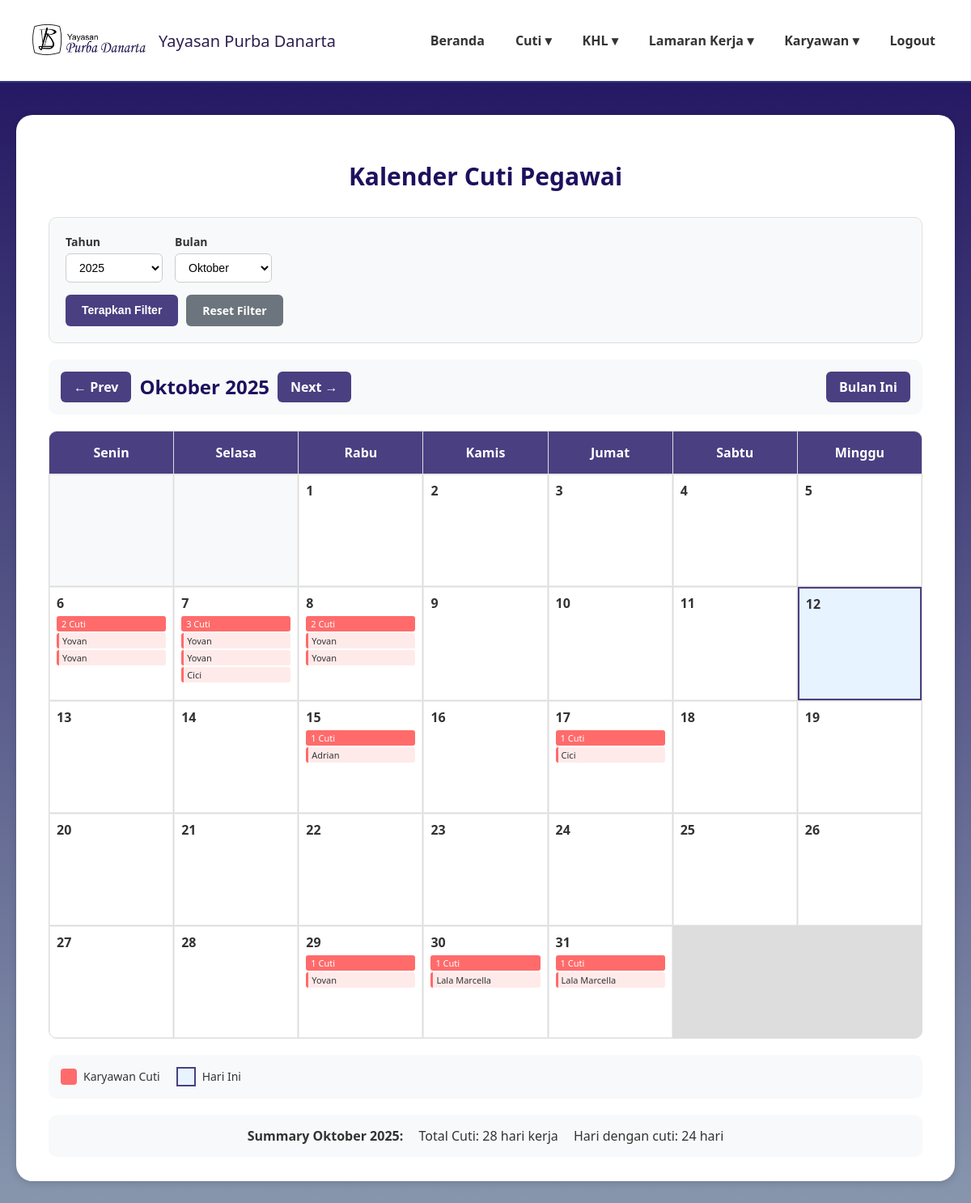
Screenshot of /kalender_cuti.php (signed in) with the database file from the repository.
### tables this page shows
CREATE TABLE `data_pengajuan_cuti` (
  `id` int(11) NOT NULL,
  `kode_karyawan` varchar(20) NOT NULL,
  `nama_karyawan` varchar(100) NOT NULL,
  `divisi` varchar(50) NOT NULL,
  `jabatan` varchar(50) NOT NULL,
  `role` enum('karyawan','direktur','admin','penanggung jawab') NOT NULL,
  `jenis_cuti` varchar(50) NOT NULL,
  `tanggal_mulai` date NOT NULL,
  `tanggal_akhir` date NOT NULL,
  `alasan` text DEFAULT NULL,
  `file_surat_dokter` varchar(255) DEFAULT NULL,
  `status` enum('Menunggu Persetujuan','Diterima','Ditolak') NOT NULL DEFAULT 'Menunggu Persetujuan',
  `created_at` timestamp NOT NULL DEFAULT current_timestamp(),
  `waktu_persetujuan` datetime DEFAULT NULL
);

### kalender_cuti.php (the view, shortened to what this page needs)
<?php
require 'config.php';
$query_cuti = "SELECT
                id,
                kode_karyawan,
                nama_karyawan,
                divisi,
                jabatan,
                role,
                tanggal_mulai,
                tanggal_akhir,
                jenis_cuti,
                status,
                waktu_persetujuan
            FROM data_pengajuan_cuti
            WHERE status = 'Diterima'
            ORDER BY tanggal_mulai ASC";
$result_cuti = $conn->query($query_cuti);
$data_cuti = [];
if ($result_cuti && $result_cuti->num_rows > 0) {
    while($row = $result_cuti->fetch_assoc()) {
        $data_cuti[] = [
            'id' => $row['id'],
            'kode_karyawan' => $row['kode_karyawan'],
            'nama_karyawan' => $row['nama_karyawan'],
            'divisi' => $row['divisi'],
            'jabatan' => $row['jabatan'],
            'role' => $row['role'],
            'tanggal_mulai' => $row['tanggal_mulai'],
            'tanggal_akhir' => $row['tanggal_akhir'],
            'jenis_cuti' => $row['jenis_cuti'],
            'status' => $row['status'],
            'waktu_persetujuan' => $row['waktu_persetujuan']
        ];
    }
}
$month = isset($_GET['month']) ? (int)$_GET['month'] : date('n');
$year = isset($_GET['year']) ? (int)$_GET['year'] : date('Y');
$selected_year = isset($_GET['filter_year']) ? (int)$_GET['filter_year'] : $year;
$prev_month = $month - 1;
$prev_year = $year;
$next_month = $month + 1;
$next_year = $year;
$first_day = mktime(0, 0, 0, $month, 1, $year);
$days_in_month = date('t', $first_day);
$first_day_of_week = date('w', $first_day);
$first_day_of_week = $first_day_of_week == 0 ? 6 : $first_day_of_week - 1;
$cuti_by_date = [];
foreach ($data_cuti as $cuti) {
    $cuti_year = date('Y', strtotime($cuti['tanggal_mulai']));
    if ($cuti_year == $selected_year) {
        $start_date = new DateTime($cuti['tanggal_mulai']);
        $end_date = new DateTime($cuti['tanggal_akhir']);
        $current_date = clone $start_date;
        while ($current_date <= $end_date) {
            $date_str = $current_date->format('Y-m-d');
            if (!isset($cuti_by_date[$date_str])) {
                $cuti_by_date[$date_str] = [];
            }
            $cuti_by_date[$date_str][] = $cuti;
            $current_date->modify('+1 day');
        }
    }
}
$month_names = [
    1 => 'Januari', 2 => 'Februari', 3 => 'Maret', 4 => 'April',
    5 => 'Mei', 6 => 'Juni', 7 => 'Juli', 8 => 'Agustus',
    9 => 'September', 10 => 'Oktober', 11 => 'November', 12 => 'Desember'
];
$available_years = [];
foreach ($data_cuti as $cuti) {
    $cuti_year = date('Y', strtotime($cuti['tanggal_mulai']));
    if (!in_array($cuti_year, $available_years)) {
        $available_years[] = $cuti_year;
    }
}
rsort($available_years);
?>
<!DOCTYPE html>
<html lang="id">
<head>
</head>
<body>
<header>
    <div class="logo">
        <img src="image/namayayasan.png" alt="Logo Yayasan">
        <span>Yayasan Purba Danarta</span>
    </div>
    <nav>
        <ul>
            <li><a href="dashboardadmin.php">Beranda</a></li>
            <li><a href="#">Cuti ▾</a>
            </li>
            <li><a href="#">KHL ▾</a>
            </li>
            <li><a href="#">Lamaran Kerja ▾</a>
            </li>
            <li><a href="#">Karyawan ▾</a>
            </li>
            <li><a href="logout2.php">Logout</a></li>
        </ul>
    </nav>
</header>
<main>
    <div class="card">
        <h2 class="page-title">Kalender Cuti Pegawai</h2>
        <div class="filter-section">
            <form method="GET" action="">
                <div class="filter-row">
                    <div class="filter-group">
                        <label for="filter_year">Tahun</label>
                        <select id="filter_year" name="filter_year">
                            <?php foreach ($available_years as $avail_year): ?>
                                <option value="<?= $avail_year ?>" <?= $selected_year == $avail_year ? 'selected' : '' ?>>
                                    <?= $avail_year ?>
                                </option>
                            <?php endforeach; ?>
                        </select>
                    </div>
                    <div class="filter-group">
                        <label for="month">Bulan</label>
                        <select id="month" name="month">
                            <?php foreach ($month_names as $key => $name): ?>
                                <option value="<?= $key ?>" <?= $month == $key ? 'selected' : '' ?>>
                                    <?= $name ?>
                                </option>
                            <?php endforeach; ?>
                        </select>
                    </div>
                </div>
                <div class="action-bar">
                    <button type="submit" class="btn btn-cari">Terapkan Filter</button>
                    <a href="kalender_cuti.php" class="btn btn-reset">Reset Filter</a>
                </div>
            </form>
        </div>
        <div class="calendar-header">
            <div class="calendar-nav">
                <a href="?month=<?= $prev_month ?>&year=<?= $prev_year ?>&filter_year=<?= $selected_year ?>" class="nav-btn">&larr; Prev</a>
                <span class="calendar-title"><?= $month_names[$month] ?> <?= $year ?></span>
                <a href="?month=<?= $next_month ?>&year=<?= $next_year ?>&filter_year=<?= $selected_year ?>" class="nav-btn">Next &rarr;</a>
            </div>
            <a href="kalender_cuti.php" class="nav-btn">Bulan Ini</a>
        </div>
        <div class="calendar">
            <div class="calendar-day-header">Senin</div>
            <div class="calendar-day-header">Selasa</div>
            <div class="calendar-day-header">Rabu</div>
            <div class="calendar-day-header">Kamis</div>
            <div class="calendar-day-header">Jumat</div>
            <div class="calendar-day-header">Sabtu</div>
            <div class="calendar-day-header">Minggu</div>
            <?php for ($i = 0; $i < $first_day_of_week; $i++): ?>
                <div class="calendar-day other-month"></div>
            <?php endfor; ?>
            <?php for ($day = 1; $day <= $days_in_month; $day++): ?>
                <?php
                $current_date = date('Y-m-d', mktime(0, 0, 0, $month, $day, $year));
                $is_today = $current_date == date('Y-m-d');
                $has_cuti = isset($cuti_by_date[$current_date]);
                $cuti_count = $has_cuti ? count($cuti_by_date[$current_date]) : 0;
                ?>
                <div class="calendar-day <?= $is_today ? 'today' : '' ?> <?= !$has_cuti ? 'no-cuti' : '' ?>"
                     <?= $has_cuti ? 'onclick="showCutiDetails(\'' . $current_date . '\')"' : '' ?>>
                    <div class="day-number"><?= $day ?></div>
                    <?php if ($has_cuti): ?>
                        <span class="cuti-indicator"><?= $cuti_count ?> Cuti</span>
                        <div class="cuti-list">
                            <?php foreach (array_slice($cuti_by_date[$current_date], 0, 3) as $cuti): ?>
                                <div class="cuti-item" title="<?= htmlspecialchars($cuti['nama_karyawan']) ?> - <?= htmlspecialchars($cuti['jenis_cuti']) ?>">
                                    <?= htmlspecialchars($cuti['nama_karyawan']) ?>
                                </div>
                            <?php endforeach; ?>
                        </div>
                    <?php endif; ?>
                </div>
            <?php endfor; ?>
        </div>
        <div class="legend">
            <div class="legend-item">
                <div class="legend-color legend-cuti"></div>
                <span>Karyawan Cuti</span>
            </div>
            <div class="legend-item">
                <div style="background: #e7f3ff; border: 2px solid #4a3f81; width: 20px; height: 20px;"></div>
                <span>Hari Ini</span>
            </div>
        </div>
        <div style="margin-top: 20px; padding: 15px; background: #f8f9fa; border-radius: 10px; text-align: center;">
            <strong>Summary <?= $month_names[$month] ?> <?= $selected_year ?>:</strong>
            <?php
            $total_cuti_month = 0;
            $unique_days = array_keys($cuti_by_date);
            foreach ($cuti_by_date as $date_cuti) {
                $total_cuti_month += count($date_cuti);
            }
            ?>
            <span style="margin-left: 15px;">Total Cuti: <?= $total_cuti_month ?> hari kerja</span>
            <span style="margin-left: 15px;">Hari dengan cuti: <?= count($unique_days) ?> hari</span>
        </div>
    </div>
</main>
</body>
</html>

### kalender_cuti.php (style rules this page uses)
body { margin:0; font-family:'Segoe UI', Tahoma, Geneva, Verdana, sans-serif; background: linear-gradient(180deg,#1E105E 0%,#8897AE 100%); min-height:100vh; color:#333; }
header { background:rgba(255,255,255,1); padding:20px 40px; display:flex; justify-content:space-between; align-items:center; border-bottom:2px solid #34377c; }
.logo { display:flex; align-items:center; gap:16px; font-weight:500; font-size:20px; color:#2e1f4f; }
.logo img { width: 140px; height: 60px; object-fit: contain; }
nav ul { list-style:none; margin:0; padding:0; display:flex; gap:30px; }
nav li { position:relative; }
nav a { text-decoration:none; color:#333; font-weight:600; padding:8px 4px; display:block; }
main { max-width:1400px; margin:40px auto; padding:0 20px; }
.card { background:#fff; border-radius:20px; padding:30px 40px; box-shadow:0 2px 10px rgba(0,0,0,0.15); }
.page-title { font-size: 30px; font-weight: 600; text-align: center; margin-bottom: 30px; color: #1E105E; }
.filter-section { background: #f8f9fa; padding: 20px; border-radius: 10px; margin-bottom: 20px; border: 1px solid #e0e0e0; }
.filter-row { display: flex; gap: 15px; align-items: flex-end; flex-wrap: wrap; }
.filter-group { display: flex; flex-direction: column; gap: 5px; }
.filter-group label { font-weight: 600; font-size: 14px; color: #333; }
.filter-group select, .filter-group input { padding: 8px 12px; border: 1px solid #ccc; border-radius: 6px; font-size: 14px; background: white; }
.filter-group select { min-width: 120px; }
.action-bar { display: flex; gap: 10px; margin-top: 15px; }
.btn { padding: 10px 20px; border: none; border-radius: 6px; font-size: 14px; font-weight: 600; color: #fff; cursor: pointer; transition: background-color 0.3s; text-decoration: none; text-align: center; display: inline-block; }
.btn-cari { background-color: #4a3f81; }
.btn-reset { background-color: #6c757d; }
.calendar-header { display: flex; justify-content: space-between; align-items: center; margin-bottom: 20px; padding: 15px; background: #f8f9fa; border-radius: 10px; }
.calendar-nav { display: flex; gap: 10px; align-items: center; }
.calendar-title { font-size: 24px; font-weight: 600; color: #1E105E; }
.nav-btn { padding: 8px 16px; background: #4a3f81; color: white; border: none; border-radius: 6px; cursor: pointer; font-weight: 600; text-decoration: none; display: inline-block; }
.calendar { display: grid; grid-template-columns: repeat(7, 1fr); gap: 1px; background: #ddd; border: 1px solid #ddd; border-radius: 10px; overflow: hidden; }
.calendar-day-header { background: #4a3f81; color: white; padding: 15px; text-align: center; font-weight: 600; }
.calendar-day { background: white; min-height: 120px; padding: 8px; border: 1px solid #eee; position: relative; cursor: pointer; }
.calendar-day.other-month { background: #f8f9fa; color: #999; }
.calendar-day.other-month { cursor: default; }
.day-number { font-weight: 600; margin-bottom: 5px; }
.cuti-indicator { background: #ff6b6b; color: white; padding: 2px 6px; border-radius: 3px; font-size: 11px; margin-bottom: 2px; display: block; }
.cuti-list { max-height: 80px; overflow-y: auto; font-size: 11px; }
.cuti-item { background: #ffeaea; padding: 2px 4px; margin-bottom: 2px; border-radius: 3px; border-left: 3px solid #ff6b6b; }
.today { background: #e7f3ff !important; border: 2px solid #4a3f81; }
.legend { display: flex; gap: 20px; margin-top: 20px; padding: 15px; background: #f8f9fa; border-radius: 10px; }
.legend-item { display: flex; align-items: center; gap: 8px; font-size: 14px; }
.legend-color { width: 20px; height: 20px; border-radius: 4px; }
.legend-cuti { background: #ff6b6b; }

### rows the page displays
data_pengajuan_cuti: nama_karyawan "Yovan"
data_pengajuan_cuti: nama_karyawan "Yovan"
data_pengajuan_cuti: nama_karyawan "Cici"
data_pengajuan_cuti: nama_karyawan "Adrian"
data_pengajuan_cuti: nama_karyawan "Cici"
data_pengajuan_cuti: nama_karyawan "Yovan"
data_pengajuan_cuti: nama_karyawan "Lala Marcella"

### other values shown
$month_names[$month] "Oktober"
$year "2025"
$cuti_count "2"
$cuti_count "3"
$cuti_count "1"
$selected_year "2025"
$total_cuti_month "28"
count($unique_days) "24"
form field filter_year "2025"
form field month "Oktober"
